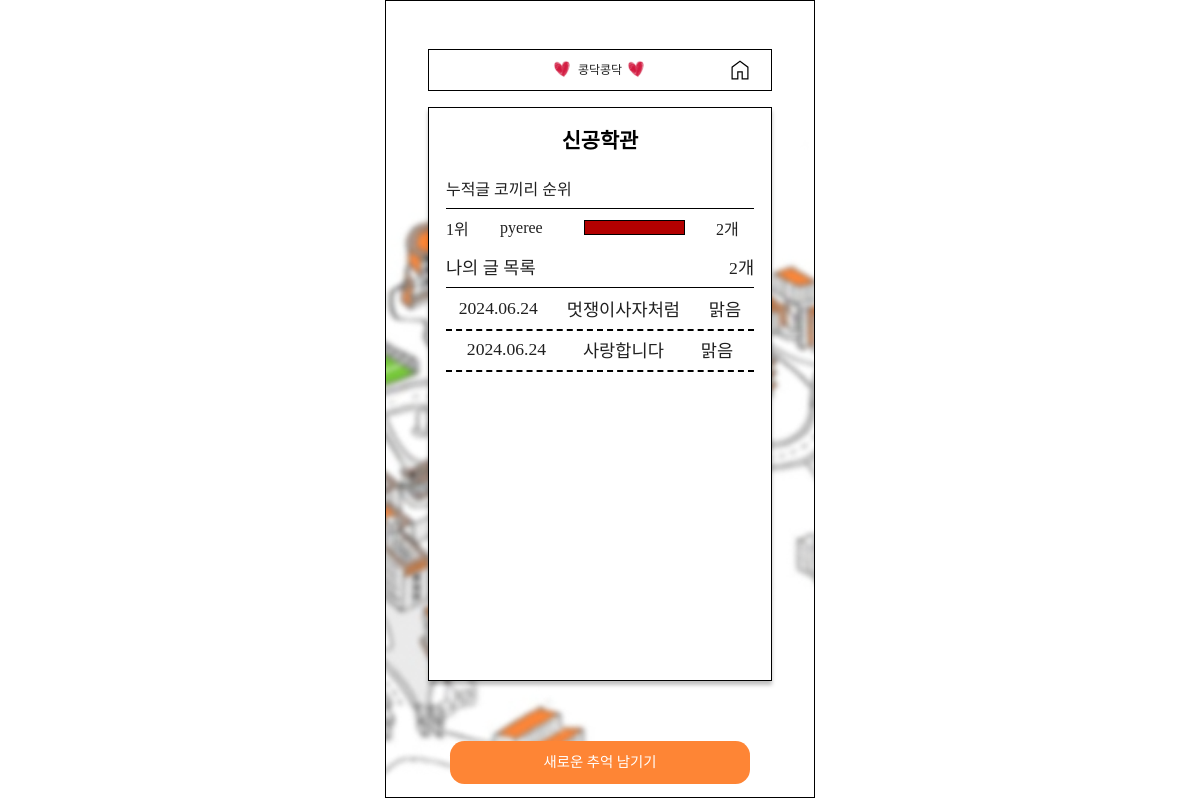
Page /category/b/신공학관/ (signed in) on the committed database.
### main/models.py (models this page shows, shortened)
class Post(models.Model):
    WEATHER_CHOICES = [
        ('sunny', '맑음'),
        ('cloudy', '흐림'),
        ('rainy', '비'),
        ('snowy', '눈'),
    ]
    title = models.CharField(max_length=200)
    content = models.TextField()
    category = models.CharField(max_length=50)
    subcategory = models.CharField(max_length=50)
    author = models.ForeignKey(User, on_delete=models.CASCADE)
    created_at = models.DateTimeField(auto_now_add=True)
    weather = models.CharField(max_length=10, choices=WEATHER_CHOICES, default='sunny')
    tags = models.ManyToManyField(Tag, related_name='posts', blank=True)
    bookmark = models.ManyToManyField(User, related_name='bookmark', blank=True)

### main/views.py (the view)
# urls.py: path('category/<str:category>/<str:subcategory>/', views.categorypage, name='categorypage'),
def categorypage(request, category, subcategory):
    posts = Post.objects.filter(author=request.user, category=category, subcategory=subcategory)
    top_authors = Post.objects.filter(category=category, subcategory=subcategory)\
        .values('author__username')\
        .annotate(post_count=Count('author'))\
        .order_by('-post_count')[:3] # 3위까지 인덱스 늘려주면 됨
    authors_with_post_counts = Post.objects.filter(category=category, subcategory=subcategory)\
        .values('author__username')\
        .annotate(post_count=Count('author'))\
        .order_by('-post_count')
    user_post_count = posts.count()
    context = {
        'category': category,  # 카테고리 이름
        'subcategory': subcategory,  # 서브카테고리 이름
        'posts': posts,  # 현재 로그인된 사용자가 작성한 게시물
        'top_authors': top_authors,  # 상위 3명의 작성자와 그들의 게시물 수
        'authors_with_post_counts': authors_with_post_counts,  # 모든 작성자와 그들의 게시물 수
        'user_post_count': user_post_count,  # 현재 사용자의 게시물 수
    }
    return render(request, 'main/categorypage.html', context)

### main/templates/main/categorypage.html (shortened to what this page needs)
{% extends 'base.html' %} {% block content %} {% include 'shared/_topnav.html'%}
{% load static %}
<link
  rel="stylesheet"
  type="text/css"
  href="{% static 'css/categorypage.css'%}"
/>
<div class="category-view">
  <div class="post_container">
    <div id="post_place">{{subcategory}}</div>
    <div class="category_ranking">
      <div>누적글 코끼리 순위</div>
      <p id="line"></p>
      <div class="category_1_frame1">
        {% for author in top_authors %}
        <div class="category_1_top" data-post-count="{{ author.post_count }}">
          <div class="label">{{ forloop.counter }}위</div>
          <div id="ID">{{author.author__username}}</div>
          <div class="gauge-bar">
            <div class="fill" style="width: 100%"></div>
          </div>
          <div class="value">{{author.post_count}}개</div>
        </div>
        {% endfor %}
      </div>
    </div>
    <div class="category_1_frame2">
      <div class="post_count">
        <div>나의 글 목록</div>
        <div>{{user_post_count}}개</div>
      </div>
      <div class="scroll">
        {%for post in posts%}
        <a
        href="{% url 'post_detail' post.category post.subcategory post.id %}?next={% url 'categorypage' category subcategory %}"
        class="category_list"
        >
          <div>{{post.created_at|date:"Y.m.d"}}</div>
          <div>{{post.title }}</div>
          <div>{{post.weather}}</div>
        </a>
        {% endfor %}
      </div>
    </div>
  </div>
  <a href="{% url 'create_post' category subcategory %}" id="save"
    >새로운 추억 남기기</a
  >
</div>
{% endblock %}

### project/static/css/base/index.css (style rules this page uses)
html, body { margin: 0; }
html { background-color: white; font-size: 16px; display: flex; justify-content: center; padding: 0; min-height: 100svh; }
body { width: 430px; height: 99.5svh; }
* { font-family: "Sagak-sagak" !important; }

### project/static/css/shared/topnav.css (style rules this page uses)
p { margin: 0; }

### project/static/css/categorypage.css (style rules this page uses)
.category-view { display: flex; flex-direction: column; width: 100%; height: 86.3vh; align-items: center; background-image: url("../assets/images/background_category.png"); background-repeat: no-repeat; background-position: center; background-size: cover; overflow: hidden; gap: 0.5rem; }
.post_container { margin-top: 1rem; display: flex; flex: 0.85; flex-direction: column; width: 80%; align-items: center; justify-content: flex-start; border: 1px solid #000; background: #fff; box-shadow: 0px 4px 4px 0px rgba(0, 0, 0, 0.25); gap: 0.9rem; line-height: normal; }
#post_place { display: flex; justify-content: center; align-items: center; padding: 0.5rem; color: #000; text-align: center; font-size: 1.3rem; font-weight: 600; margin-top: 0.5rem; }
.category_ranking { display: flex; justify-content: center; flex-direction: column; width: 90%; font-size: 1rem; gap: 0.45rem; }
.category_1_frame1 { display: flex; flex-direction: column; justify-content: flex-start; width: 95%; gap: 0.3rem; font-size: 1rem; font-weight: 400; }
.category_1_top { display: flex; justify-content: space-evenly; gap: 0.3rem; align-items: center; }
.label { flex: 0.5; text-align: left; }
#ID { flex: 0.8; }
.gauge-bar { flex: 1; border: solid 1px black; height: 0.8rem; overflow: hidden; }
.fill { height: 100%; background-color: #b20000; }
.value { flex: 0.5; text-align: right; }
.category_1_frame2 { display: flex; flex-direction: column; width: 90%; align-items: flex-start; gap: 0.5rem; font-size: 1.1rem; }
.post_count { display: flex; width: 100%; justify-content: space-between; }
#line { width: 100%; height: 1px; background: #000; }
.scroll { display: flex; flex-direction: column; width: 100%; height: 80%; align-items: center; gap: 0.4rem; overflow-y: auto; overflow-x: hidden; }
.category_list { display: flex; justify-content: space-evenly; align-items: center; padding-bottom: 0.5rem; gap: 1rem; border-bottom: 2px dashed #000; width: 100%; }
#save { display: flex; justify-content: center; align-items: center; width: 300px; height: 2.7rem; border-radius: 0.9rem; background: #fe8535; color: #fff; font-size: 0.9rem; position: absolute; bottom: 1rem; }

### rows in the picture
Post: created_at "2024.06.24", title "멋쟁이사자처럼", weather "맑음"
Post: created_at "2024.06.24", title "사랑합니다", weather "맑음"

### other values in the picture
{{ subcategory }} "신공학관"
{{ author.author__username }} "pyeree"
{{ author.post_count }} "2"
{{ user_post_count }} "2"
